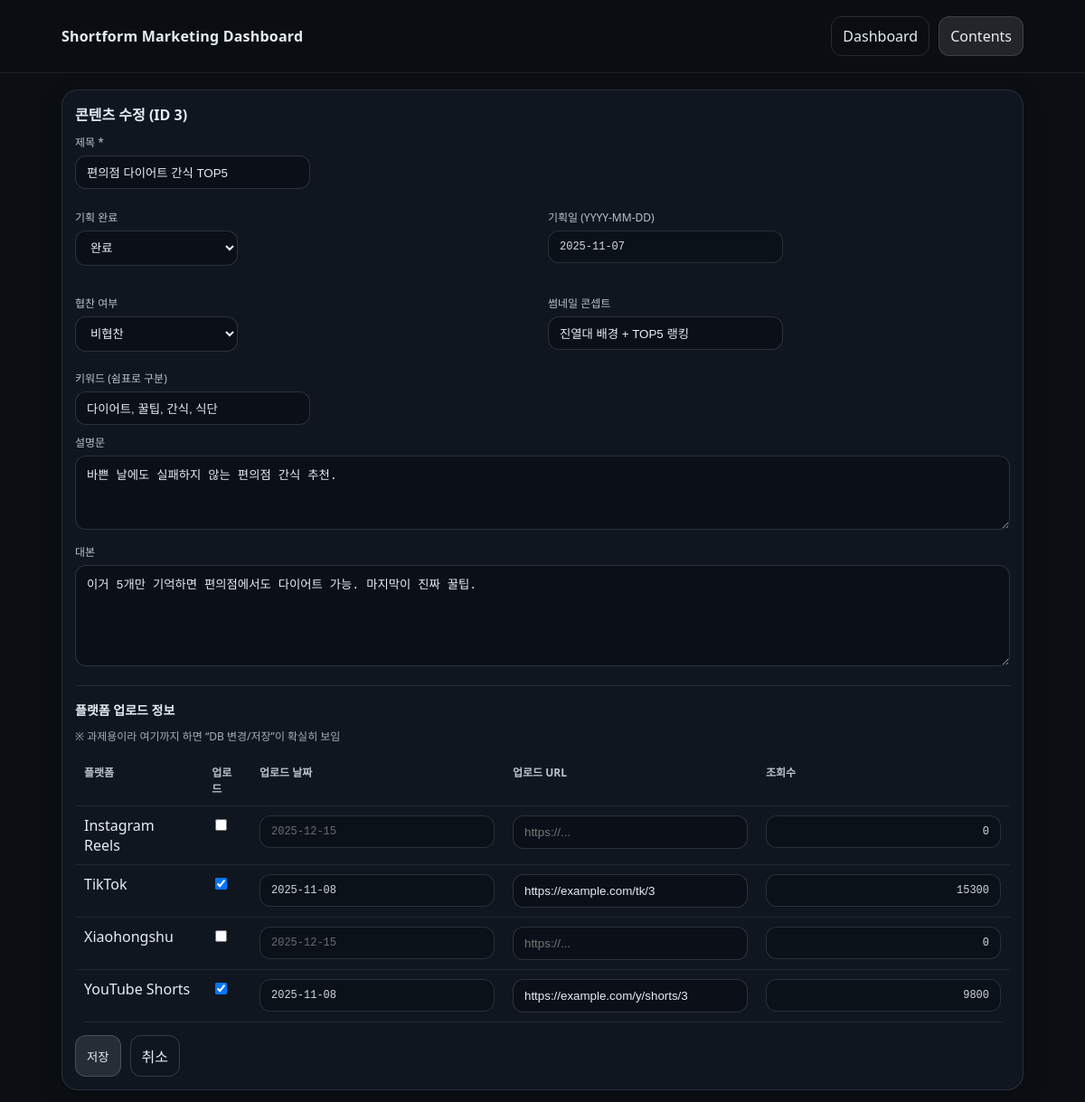
Screenshot of /contents/3/edit with the database file from the repository.
### tables this page shows
CREATE TABLE contents (
  content_id INTEGER PRIMARY KEY AUTOINCREMENT,
  plan_done INTEGER NOT NULL DEFAULT 0,
  plan_date TEXT,
  title TEXT NOT NULL,
  description TEXT,
  script TEXT,
  thumbnail_concept TEXT,
  sponsored INTEGER NOT NULL DEFAULT 0,
  created_at TEXT DEFAULT (datetime('now'))
);

CREATE TABLE platforms (
  platform_id INTEGER PRIMARY KEY AUTOINCREMENT,
  name TEXT NOT NULL UNIQUE
);

CREATE TABLE content_platform (
  content_id INTEGER NOT NULL,
  platform_id INTEGER NOT NULL,
  is_uploaded INTEGER NOT NULL DEFAULT 0,
  upload_date TEXT,
  upload_url TEXT,
  views INTEGER DEFAULT 0,
  PRIMARY KEY (content_id, platform_id),
  FOREIGN KEY (content_id) REFERENCES contents(content_id),
  FOREIGN KEY (platform_id) REFERENCES platforms(platform_id)
);

### app.py (the view, shortened to what this page needs)
@app.route("/contents/<int:content_id>/edit", methods=["GET", "POST"])
def content_edit(content_id: int):
    con = get_db()
    cur = con.cursor()
    content = cur.execute("SELECT * FROM contents WHERE content_id=?", (content_id,)).fetchone()
    if not content:
        con.close()
        abort(404)
    platform_rows = cur.execute("SELECT platform_id, name FROM platforms ORDER BY name").fetchall()
    platform_data = cur.execute("""
        SELECT cp.platform_id, cp.is_uploaded, cp.upload_date, cp.upload_url, COALESCE(cp.views,0) AS views
        FROM content_platform cp
        WHERE cp.content_id=?
    """, (content_id,)).fetchall()
    platform_data = {r["platform_id"]: r for r in platform_data}
    kw_text = cur.execute("""
        SELECT GROUP_CONCAT(k.keyword, ', ') AS s
        FROM content_keyword ck JOIN keywords k ON k.keyword_id=ck.keyword_id
        WHERE ck.content_id=?
    """, (content_id,)).fetchone()["s"] or ""
    con.close()
    return render_template(
        "content_form.html",
        app_title=APP_TITLE,
        mode="edit",
        content=content,
        keyword_text=kw_text,
        platforms=platform_rows,
        platform_data=platform_data,
        error=None
    )

### app.py (called while the page is built)
def get_db():
    con = sqlite3.connect(DB_PATH)
    con.row_factory = sqlite3.Row
    return con

### templates/content_form.html (shortened to what this page needs)
<!doctype html>
<html lang="ko">
<head>
  <link rel="stylesheet" href="{{ url_for('static', filename='style.css') }}">
</head>
<body>
  <header class="topbar">
    <div class="wrap">
      <div class="brand">{{ app_title }}</div>
      <nav class="nav">
        <a class="navlink" href="/">Dashboard</a>
        <a class="navlink active" href="/contents">Contents</a>
      </nav>
    </div>
  </header>
  <main class="wrap">
    <section class="panel">
      <h2>{% if mode=='new' %}콘텐츠 추가{% else %}콘텐츠 수정 (ID {{ content['content_id'] }}){% endif %}</h2>
      <form method="post" class="form">
        <div class="row">
          <label class="lbl">제목 *</label>
          <input class="input" name="title" value="{{ (content['title'] if content else '') }}" placeholder="예: 저당 파운드 케이크" />
        </div>
        <div class="grid2">
          <div class="row">
            <label class="lbl">기획 완료</label>
            <select class="select" name="plan_done">
              {% set v = (content['plan_done'] if content else 0) %}
              <option value="1" {% if v==1 %}selected{% endif %}>완료</option>
            </select>
          </div>
          <div class="row">
            <label class="lbl">기획일 (YYYY-MM-DD)</label>
            <input class="input mono" name="plan_date" value="{{ (content['plan_date'] if content else '') }}" placeholder="2025-12-15" />
          </div>
        </div>
        <div class="grid2">
          <div class="row">
            <label class="lbl">협찬 여부</label>
            {% set s = (content['sponsored'] if content else 0) %}
            <select class="select" name="sponsored">
              <option value="0" {% if s==0 %}selected{% endif %}>비협찬</option>
            </select>
          </div>
          <div class="row">
            <label class="lbl">썸네일 콘셉트</label>
            <input class="input" name="thumbnail_concept" value="{{ (content['thumbnail_concept'] if content else '') }}" placeholder="예: 큰 글씨 + 전/후 비교" />
          </div>
        </div>
        <div class="row">
          <label class="lbl">키워드 (쉼표로 구분)</label>
          <input class="input" name="keywords" value="{{ keyword_text }}" placeholder="저당, 다이어트, 숏폼, 레시피" />
        </div>
        <div class="row">
          <label class="lbl">설명문</label>
          <textarea class="textarea" name="description" rows="4" placeholder="짧게 요약">{{ (content['description'] if content and content['description'] else '') }}</textarea>
        </div>
        <div class="row">
          <label class="lbl">대본</label>
          <textarea class="textarea" name="script" rows="6" placeholder="대본 내용">{{ (content['script'] if content and content['script'] else '') }}</textarea>
        </div>
        <hr class="hr" />
        <h3 class="h3">플랫폼 업로드 정보</h3>
        <div class="hint">※ 과제용이라 여기까지 하면 “DB 변경/저장”이 확실히 보임</div>
        <table class="table">
          <thead>
            <tr>
              <th>플랫폼</th>
              <th>업로드</th>
              <th>업로드 날짜</th>
              <th>업로드 URL</th>
              <th class="right">조회수</th>
            </tr>
          </thead>
          <tbody>
            {% for p in platforms %}
              {% set d = platform_data.get(p['platform_id']) %}
              <tr>
                <td>{{ p['name'] }}</td>
                <td>
                  <input type="checkbox" name="pl_{{ p['platform_id'] }}_uploaded"
                    {% if d and d['is_uploaded']==1 %}checked{% endif %}>
                </td>
                <td>
                  <input class="input mono" name="pl_{{ p['platform_id'] }}_date"
                         value="{{ (d['upload_date'] if d and d['upload_date'] else '') }}"
                         placeholder="2025-12-15">
                </td>
                <td>
                  <input class="input" name="pl_{{ p['platform_id'] }}_url"
                         value="{{ (d['upload_url'] if d and d['upload_url'] else '') }}"
                         placeholder="https://...">
                </td>
                <td class="right">
                  <input class="input mono" name="pl_{{ p['platform_id'] }}_views"
                         value="{{ (d['views'] if d else 0) }}"
                         style="max-width:120px; text-align:right;">
                </td>
              </tr>
            {% endfor %}
          </tbody>
        </table>
        <div class="actions">
          <button class="btn" type="submit">저장</button>
          <a class="btn ghost" href="/contents">취소</a>
        </div>
      </form>
    </section>
  </main>
</body>
</html>

### static/style.css (style rules this page uses)
* { box-sizing: border-box; }
body { margin: 0; font-family: system-ui, -apple-system, "Segoe UI", Roboto, "Noto Sans KR", Arial, sans-serif; background:#0b0f14; color:#e6edf3; }
a { color: inherit; text-decoration: none; }
.wrap { max-width: 1100px; margin: 0 auto; padding: 18px; }
.topbar { position: sticky; top: 0; background: rgba(11,15,20,0.86); backdrop-filter: blur(8px); border-bottom: 1px solid rgba(255,255,255,0.08); }
.topbar .wrap { display:flex; align-items:center; justify-content:space-between; gap: 12px; }
.brand { font-weight: 800; letter-spacing: .2px; }
.nav { display:flex; gap: 10px; }
.navlink { padding: 10px 12px; border-radius: 12px; border: 1px solid rgba(255,255,255,0.12); }
.navlink.active { background: rgba(255,255,255,0.10); }
.grid2 { display:grid; grid-template-columns: 1fr 1fr; gap: 12px; margin-top: 12px; }
.card, .panel { background: rgba(18,26,36,0.75); border: 1px solid rgba(255,255,255,0.10); border-radius: 18px; padding: 14px; box-shadow: 0 10px 30px rgba(0,0,0,0.20); }
.panel h2 { margin: 0 0 10px; font-size: 16px; }
.hint { margin: 10px 0 12px; opacity: .7; font-size: 12px; }
.table { width: 100%; border-collapse: collapse; overflow: hidden; border-radius: 12px; }
.table th, .table td { padding: 10px 10px; border-bottom: 1px solid rgba(255,255,255,0.08); vertical-align: top; }
.table th { text-align: left; font-size: 12px; opacity: .8; }
.right { text-align: right; }
.mono { font-family: ui-monospace, SFMono-Regular, Menlo, Consolas, monospace; font-size: 12px; opacity: .9; }
.input, .select { background: rgba(0,0,0,0.25); border: 1px solid rgba(255,255,255,0.14); color:#e6edf3; border-radius: 12px; padding: 10px 12px; }
.input { min-width: 260px; flex: 1; }
.select { min-width: 180px; }
.btn { background: rgba(255,255,255,0.10); border: 1px solid rgba(255,255,255,0.16); color:#e6edf3; padding: 10px 12px; border-radius: 12px; cursor: pointer; }
.btn.ghost { background: transparent; }
.form .row { margin: 10px 0; }
.lbl { display:block; margin: 0 0 6px; font-size: 12px; opacity: .8; }
.textarea { width: 100%; background: rgba(0,0,0,0.25); border: 1px solid rgba(255,255,255,0.14); color:#e6edf3; border-radius: 12px; padding: 10px 12px; }
.hr { border: none; border-top: 1px solid rgba(255,255,255,0.10); margin: 16px 0; }
.h3 { margin: 0 0 8px; font-size: 14px; }
.actions { display:flex; gap:10px; margin-top: 14px; }

### rows the page displays
contents: content_id "3", title "편의점 다이어트 간식 TOP5", plan_date "2025-11-07", thumbnail_concept "진열대 배경 + TOP5 랭킹", description "바쁜 날에도 실패하지 않는 편의점 간식 추천.", script "이거 5개만 기억하면 편의점에서도 다이어트 가능. 마지막이 진짜 꿀팁."
platforms: name "Instagram Reels", views "0"
platforms: name "TikTok", platform_id "☑", views "15300"
content_platform: upload_date "2025-11-08", upload_url "https://example.com/tk/3"
platforms: name "Xiaohongshu", views "0"
platforms: name "YouTube Shorts", platform_id "☑", views "9800"
content_platform: upload_date "2025-11-08", upload_url "https://example.com/y/shorts/3"

### other values shown
{{ app_title }} "Shortform Marketing Dashboard"
